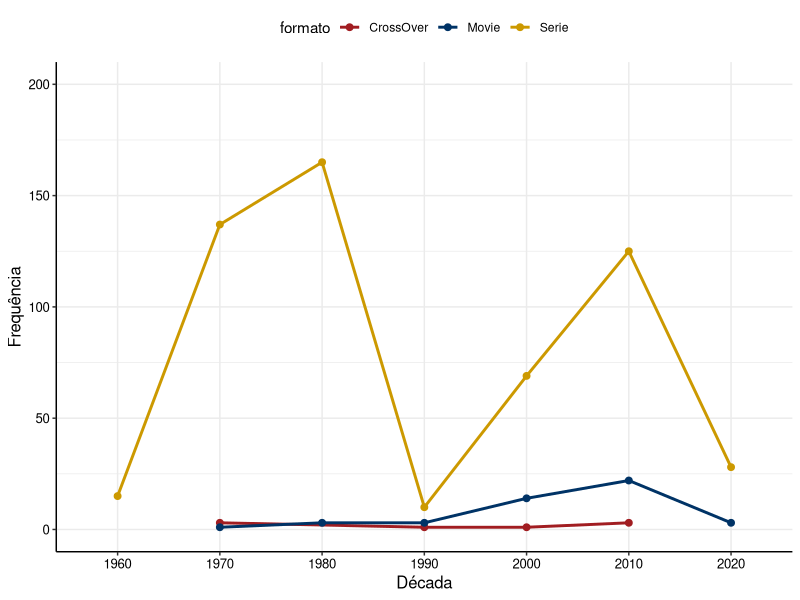
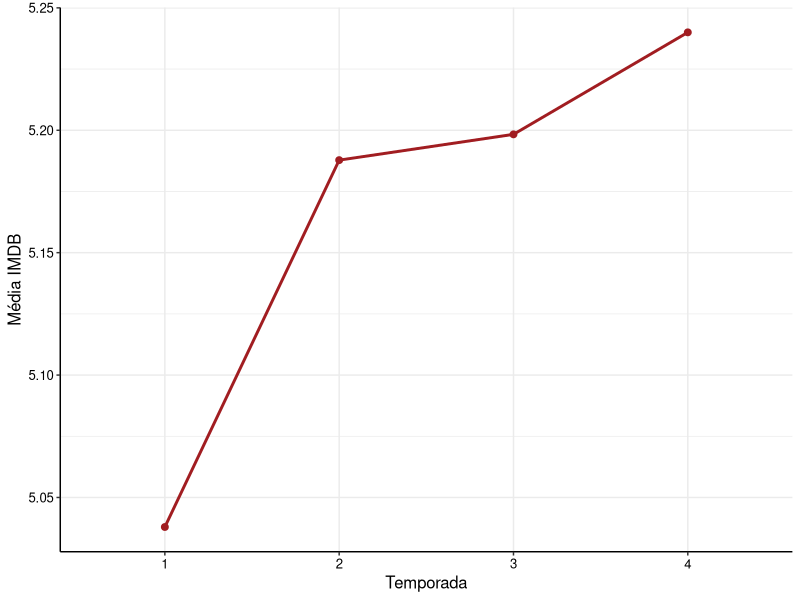
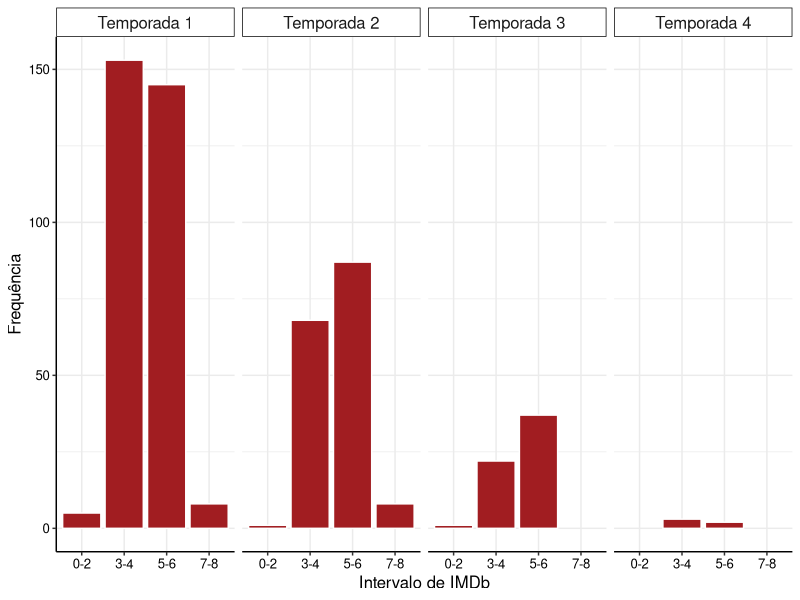
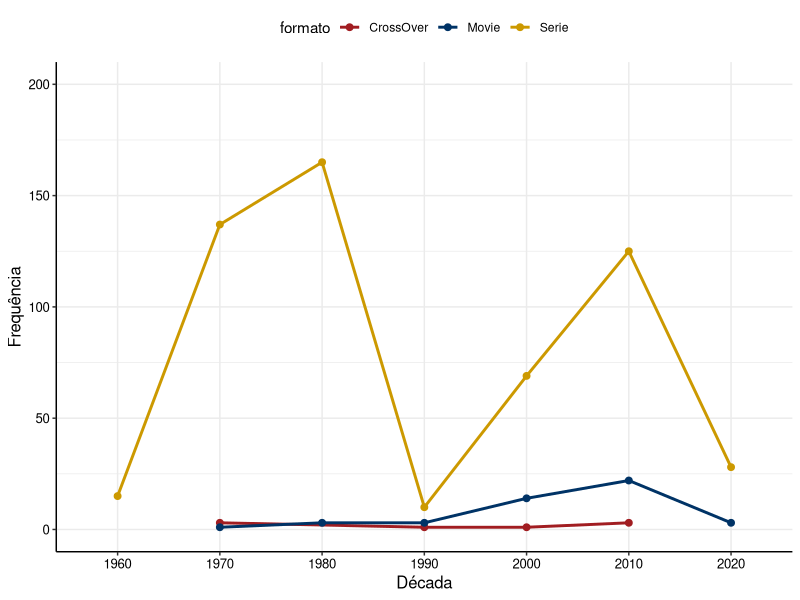
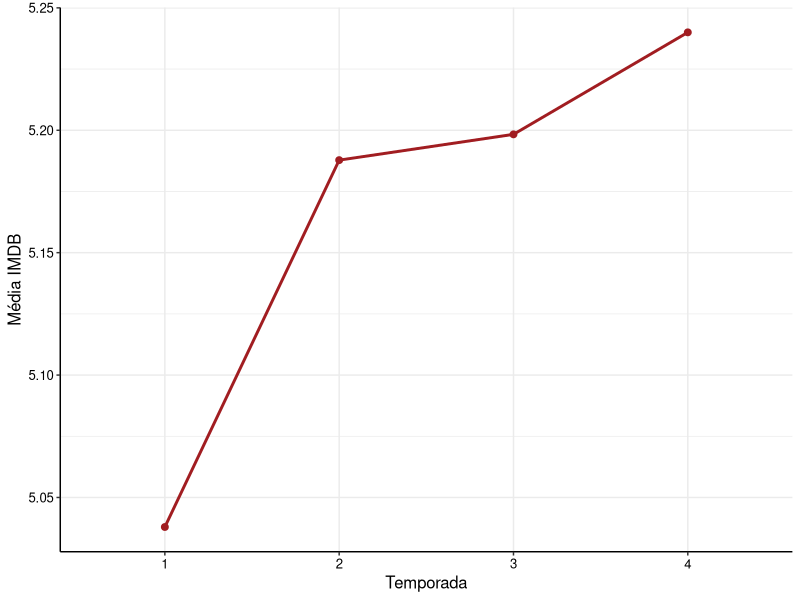
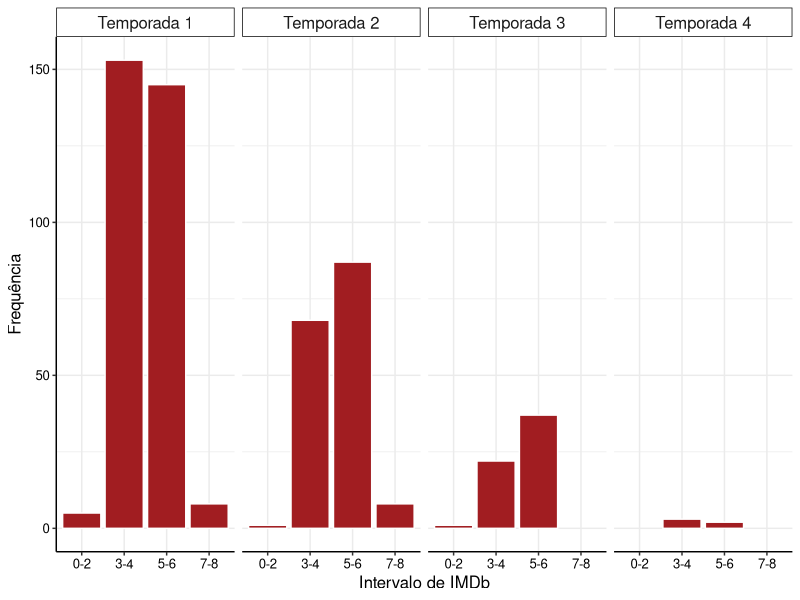

Reproduce these figures in R, in order.
library(readr)
dados <- read_csv("banco/banco_final.csv")

#ANALISE 1  - Número de lançamentos a cada década por formato de lançamento:

# 1) Número de lançamentos a cada década por formato de lançamento;

### separando os lançamentos em décadas

install.packages("lubridate")
install.packages("dplyr")


library(lubridate)
library(dplyr)
library(tidyr)
library(stringr)
library(tidyverse)

# arrumando theme_estat

estat_colors <- c(
  "#A11D21", "#003366", "#CC9900",
  "#663333", "#FF6600", "#CC9966",
  "#999966", "#006606", "#008091", 
  "#041835", "#666666" )

theme_estat <- function(...) {
  theme <- ggplot2::theme_bw() +
    ggplot2::theme(
      axis.title.y = ggplot2::element_text(colour = "black", size = 12),
      axis.title.x = ggplot2::element_text(colour = "black", size = 12),
      axis.text = ggplot2::element_text(colour = "black", size = 9.5),
      panel.border = ggplot2::element_blank(),
      axis.line = ggplot2::element_line(colour = "black"),
      legend.position = "top",
      ...
    )
  
  return(
    list(
      theme,
      scale_fill_manual(values = estat_colors),
      scale_colour_manual(values = estat_colors)
    )
  )
}


# Converter para formato de data, especificando o formato
dados <- dados %>%
  mutate(date_aired = tryCatch(as.Date(date_aired, format = "%Y-%m-%d"), error = function(e) NA))

# Filtrar as linhas que foram convertidas com sucesso
dados <- dados %>%
  filter(!is.na(date_aired))

# Extrair o ano
dados <- dados %>%
  mutate(year = year(date_aired))

# Calcular a década
dados <- dados %>%
  mutate(decada = 10 * floor(year / 10))



# Agrupar por década e formato de lançamento, e contar o número de lançamentos em cada grupo

library(ggplot2)

banco1 <- dados %>%
  group_by(decada, format)

caminho_junior <- "resultados"

banco1$decada <- as.factor(banco1$decada)

banco1 <- banco1 %>%
  group_by(decada, format) %>%
  summarise(freq = n()) %>%
  mutate(
    freq_relativa = round(freq / sum(freq) * 100,1)
  )
porcentagens <- str_c(banco1$freq_relativa, "%") %>% str_replace("
\\.", ",")
legendas <- str_squish(str_c(banco1$freq, " (", porcentagens, ")")
)

library(dplyr)

# Renomear a coluna "format" para "formato" e a variável "Movie" para "Filme"
banco1 <- banco1 %>%
  rename(formato = format)
 
# ALTERAR MOVIE PARA FILME 

ggplot(banco1) +
  aes(x = decada, y = freq, group = formato, colour = formato) +
  geom_line(size = 1) +
  geom_point(size = 2) +
  labs(x = "Década", y = "Frequência") +
  theme_estat() + scale_x_discrete(limits = unique(banco1$decada)) +
  scale_y_continuous(limits = c(0, 200))
  ggsave(filename = file.path(caminho_junior, "analise-1-trivariado.pdf"), width = 158, height = 93, units = "mm")


####################################################################################################
  
#ANALISE 2 - Variação da nota IMDB por temporada dos episódios:
  
banco2 <- dados 

banco2 <- subset(banco2, format == "Serie")  

banco2<- subset(banco2, season != "Special")

# Calculando a variância de 'imdb' agrupada por 'season'
variancia_por_season <- tapply(banco2$imdb, banco2$season, var)

# Visualizando os resultados
print(variancia_por_season)


# Calculando a média de 'imdb' agrupada por 'season'
media_por_season <- aggregate(imdb ~ season, data = banco2, FUN = mean)

# Visualizando os resultados
print(media_por_season)

# Calculando o desvio padrão das médias por temporada
desvio_padrao_por_season <- tapply(banco2$imdb, banco2$season, sd)


# Criando um novo data frame com os dados de variância e média por temporada
mini_dataframe <- data.frame(Season = names(variancia_por_season),
                             Variance = variancia_por_season,
                             Mean = media_por_season$imdb,
                             DesvioPadrao = desvio_padrao_por_season)

# Visualizando o novo data frame
print(mini_dataframe)

#Calculando a variância das médias

variancia_medias_por_season <- var(media_por_season$imdb)

print(variancia_medias_por_season)

#Calculando dados gerais

media_todas_temporadas <- mean(banco2$imdb)
variancia_geral <- var(banco2$imdb)
desvio_padrao_geral <- sd(dados$imdb)

#Agrupapando
dados_gerais <- data.frame(Media = media_todas_temporadas, Variance = variancia_geral, Desvio_Padrao = desvio_padrao_geral)


#Gráfico

ggplot(mini_dataframe) +
  aes(x=Season, y=Mean, group=1) +
  geom_line(size=1,colour="#A11D21") + geom_point(colour="#A11D21",
                                                  size=2) +
  labs(x="Temporada", y="Média IMDB") +
  theme_estat()
  ggsave(filename = file.path(caminho_junior, "analise-2-uni.pdf"), width = 158, height = 93, units = "mm")

  library(ggplot2)
  
  # Supondo que você já tenha um dataframe chamado banco2 com as colunas season e imdb
  
  banco2$season <- ifelse(banco2$season == 1, "Temporada 1",
                          ifelse(banco2$season == 2, "Temporada 2",
                                 ifelse(banco2$season == 3, "Temporada 3",
                                        ifelse(banco2$season == 4, "Temporada 4", "Outra Temporada"))))
  
  # Criar os intervalos imdb
  intervalos <- cut(banco2$imdb, breaks = c(0, 3, 5, 7, 9, 10), labels = c("0-2", "3-4", "5-6", "7-8", "9-10"))
  
  # Criar um novo dataframe com as colunas season e intervalo
  df_banco2 <- data.frame(intervalo = intervalos, season = banco2$season)
  
  # Exibir o dataframe resultante
  print(df_banco2)
  
  
  
  # Crie o gráfico utilizando ggplot
  ggplot(df_banco2, aes(x = intervalo)) +
    geom_bar(colour = "white", fill = "#A11D21",) +
    facet_grid(. ~ season) +
    labs(x = "Intervalo de IMDb", y = "Frequência") +
    theme_estat(
      strip.text = element_text(size=12),
      strip.background = element_rect(colour="black", fill="white")
    )
  
  # Salve o gráfico em um arquivo PDF
  ggsave(filename = file.path(caminho_junior, "analise-2-bivariado-facetgrid.pdf"), width = 200, height = 93, units = "mm")
  
